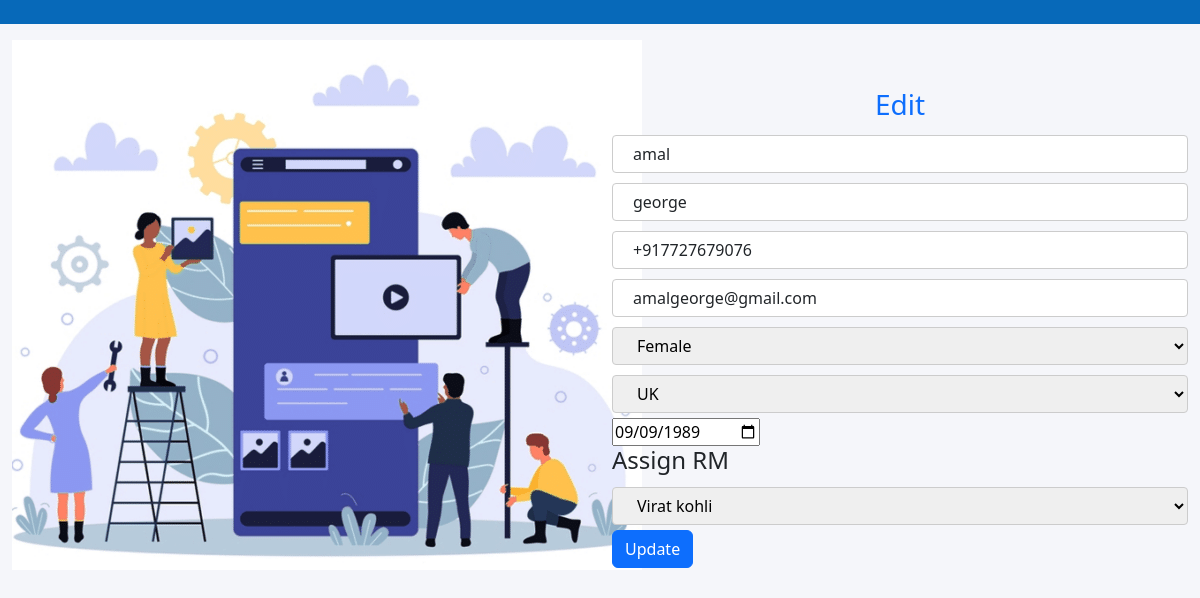
The app's page /admin/editprofile.php?userId=4 (signed in) with its own data.
### tables this page shows
CREATE TABLE `user` (
  `id` int(10) NOT NULL,
  `emailid` varchar(100) NOT NULL,
  `password` varchar(100) NOT NULL,
  `role` varchar(100) NOT NULL,
  `fname` varchar(100) NOT NULL,
  `lname` varchar(100) NOT NULL,
  `phoneno` varchar(100) NOT NULL,
  `recommend_ideas` varchar(100) NOT NULL DEFAULT '',
  `gender` varchar(100) NOT NULL,
  `dob` date DEFAULT NULL,
  `country` varchar(10) NOT NULL,
  `assigned_rm` varchar(10) DEFAULT NULL
);

### admin/editprofile.php (the view, shortened to what this page needs)
<!DOCTYPE html>
<html lang="en">
<head>
    <link href="https://cdn.jsdelivr.net/npm/bootstrap@5.2.3/dist/css/bootstrap.min.css" rel="stylesheet">
    <link rel="stylesheet" href="./styles/common.css">
</head>
<body >
<div class="container-fluid bgclass">
    <div class="row">
        <div class="col-lg-6">
        </div>
        <div class="col-lg-6" style="display: flex;justify-content: flex-end; align-items: center;">
        </div>
    </div>
</div>
<div class="container-fluid my-3">
    <div class="row">
        <div class="col-lg-6 grid1_2">
            <img src="image/add.png" alt="image1" class="img1">
        </div>
        <div class="col-lg-6 grid1_2 my-5">
            <div style="color:#0d6efd;text-align: center;">
                <h3 class="grid2h3">Edit</h3>
            </div>
            <?php
            include 'db_conn.php';
            $userId = $_GET['userId'];
            $sql = "SELECT * FROM `user` WHERE id='$userId'";
            $result = $con->query($sql);
            if($result){
                if($result->num_rows > 0) {
                    while($row = $result->fetch_assoc()){
                        $fname = $row['fname'];
                        $lname = $row['lname'];
                        $phoneno = $row['phoneno'];
                        $emailid = $row['emailid'];
                        $country = $row['country'];
                        $gender = $row['gender'];
                        $dob = $row['dob'];
                        $assigned_rm = $row['assigned_rm'];
                        if ($_SESSION['role'] == 'admin' && $row['role'] == 'client'){
                            echo "<form name=\"addClientForm\" method=\"post\" action=\"scripts/editClient.php\">
                <div class=\"row\">
                    <div class=\"singlefield\">
                        <input type=\"text\" id=\"fname\" value='$fname' name=\"fname\" class=\"form-control\" placeholder=\"First Name\">
                    </div>
                    <div class=\"singlefield\">
                        <input type=\"text\" id=\"lname\" name=\"lname\" value='$lname' class=\"form-control\" placeholder=\"Last Name\">
                    </div>
                    <div class=\"singlefield\">
                        <input type=\"tel\" id=\"phoneno\" name=\"phoneno\" value='$phoneno' class=\"form-control\" placeholder=\"Phone Number\">
                    </div>
                    <div class=\"singlefield\">
                        <input type=\"email\" id=\"emailid\" name=\"emailid\" value='$emailid' class=\"form-control\" placeholder=\"Email Id\">
                    </div>
                    <div class=\"singlefield\">
                                <select name=\"gender\" id=\"gender\" value='$gender' placeholder=\"Select Gender\">
                                    <option value=\"Male\">Male</option>
                                    <option value=\"Female\" selected=''>Female</option>
                                    <option value=\"Transgender\">Transgender</option>
                                </select>
                            </div>
                            <div class=\"singlefield\">
                                <select name=\"country\" id=\"country\" value='$country' placeholder=\"Select Gender\">
                                    <option value=\"UK\">UK</option>
                                    <option value=\"USA\">USA</option>
                                    <option value=\"INDIA\">INDIA</option>
                                </select>
                            </div>
                            <div class=\"singlefield\">
                                <input type=\"date\" id=\"dob\" value='$dob' name=\"dob\">
                            </div>";
                            echo "
                 <div class=\"d-flex flex-column\">
                    <h4>Assign RM</h4>
                    <select id='assignedRm' name=\"assignedRm\" ";
                            $query = "SELECT * FROM `user` where role='rm'";
                            $result = $con->query($query);
                            print_r($result);
                            if($result ) {
                                while ($row1 = $result->fetch_assoc()) {
                                if ( $assigned_rm != '' && $assigned_rm == $row1['id']){
                                    echo "<option selected  value=".$row1['id']." >". $row1['fname'] . ' ' . $row1['lname'] ."</option>";
                                }else{
                                    echo "<option  value=" . $row1['id'] . " >" . $row1['fname'] . ' ' . $row1['lname'] . "</option>";
                                }
                                }
                            }
                            echo "</select>
                                </div>
                    <div class=\" mt - 2\">
                        <button type=\"submit\" class=\"btn btn-primary\">Update</button>
                    </div>
                </div>
            </form>";
                        }
                    }
                }
            }else{
                return "ere";
            }
            ?>
        </div>
    </div>
</div>
</body>
</html>

### admin/styles/common.css (style rules this page uses)
input[type=text],input[type=tel], input[type=email],select { width: 100%; padding: 6px 20px !important; margin: 5px 0; display: inline-block; border: 1px solid #ccc; border-radius: 4px; box-sizing: border-box; }
body { background: #f5f6fa; }
.bgclass { background-color: rgb(7, 105, 185); }

### records on screen
user: fname "amal", lname "george", phoneno "+917727679076", emailid "amalgeorge@gmail.com", gender "Female", country "UK", dob "09/09/1989"

### other values on screen
form field assignedRm "Virat kohli"
